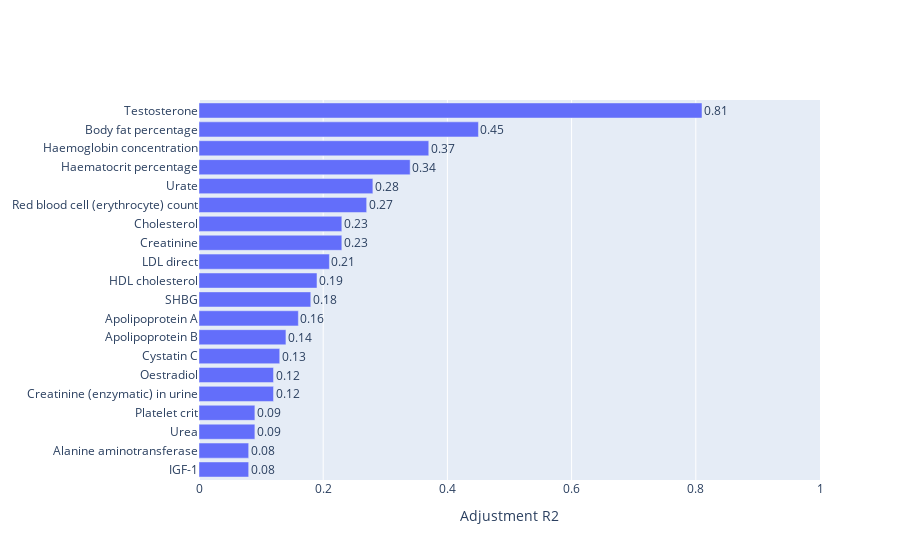

The cell this chart's notebook holds for it:
### Code cell
# can split by contribution (e.g. max value times weight)
annotationsList = [dict(
                x=xi,
                y=yi,
                text=str(xi),
                xanchor='left',
                yanchor='auto',
                showarrow=False,
            ) for xi, yi in zip(adjustment_barplot.adjustment_r2[::-1], range(num_traits))]

fig = go.Figure(go.Bar(
            x=adjustment_barplot.adjustment_r2[::-1],
            y=adjustment_barplot.phenotype[::-1],
            orientation='h'),
               layout={"xaxis_range": (0, 1),
                      "annotations": annotationsList,
                      "xaxis_title": "Adjustment R2",
                      "height": 600})

fig.show()

### Figure 1 — Plotly figure (JSON) as saved in the notebook; plotly's stock layout.template omitted (floating-point values rounded to 4 significant figures)
{"data": [{"orientation": "h", "type": "bar", "x": [0.08, 0.08, 0.09, 0.09, 0.12, 0.12, 0.13, 0.14, 0.16, 0.18, 0.19, 0.21, 0.23, 0.23, 0.27, 0.28, 0.34, 0.37, 0.45, 0.81], "y": ["IGF-1", "Alanine aminotransferase", "Urea", "Platelet crit", "Creatinine (enzymatic) in urine", "Oestradiol", "Cystatin C", "Apolipoprotein B", "Apolipoprotein A", "SHBG", "HDL cholesterol", "LDL direct", "Creatinine", "Cholesterol", "Red blood cell (erythrocyte) count", "Urate", "Haematocrit percentage", "Haemoglobin concentration", "Body fat percentage", "Testosterone"]}], "layout": {"annotations": [{"showarrow": false, "text": "0.08", "x": 0.08, "xanchor": "left", "y": 0, "yanchor": "auto"}, {"showarrow": false, "text": "0.08", "x": 0.08, "xanchor": "left", "y": 1, "yanchor": "auto"}, {"showarrow": false, "text": "0.09", "x": 0.09, "xanchor": "left", "y": 2, "yanchor": "auto"}, {"showarrow": false, "text": "0.09", "x": 0.09, "xanchor": "left", "y": 3, "yanchor": "auto"}, {"showarrow": false, "text": "0.12", "x": 0.12, "xanchor": "left", "y": 4, "yanchor": "auto"}, {"showarrow": false, "text": "0.12", "x": 0.12, "xanchor": "left", "y": 5, "yanchor": "auto"}, {"showarrow": false, "text": "0.13", "x": 0.13, "xanchor": "left", "y": 6, "yanchor": "auto"}, {"showarrow": false, "text": "0.14", "x": 0.14, "xanchor": "left", "y": 7, "yanchor": "auto"}, {"showarrow": false, "text": "0.16", "x": 0.16, "xanchor": "left", "y": 8, "yanchor": "auto"}, {"showarrow": false, "text": "0.18", "x": 0.18, "xanchor": "left", "y": 9, "yanchor": "auto"}, {"showarrow": false, "text": "0.19", "x": 0.19, "xanchor": "left", "y": 10, "yanchor": "auto"}, {"showarrow": false, "text": "0.21", "x": 0.21, "xanchor": "left", "y": 11, "yanchor": "auto"}, {"showarrow": false, "text": "0.23", "x": 0.23, "xanchor": "left", "y": 12, "yanchor": "auto"}, {"showarrow": false, "text": "0.23", "x": 0.23, "xanchor": "left", "y": 13, "yanchor": "auto"}, {"showarrow": false, "text": "0.27", "x": 0.27, "xanchor": "left", "y": 14, "yanchor": "auto"}, {"showarrow": false, "text": "0.28", "x": 0.28, "xanchor": "left", "y": 15, "yanchor": "auto"}, {"showarrow": false, "text": "0.34", "x": 0.34, "xanchor": "left", "y": 16, "yanchor": "auto"}, {"showarrow": false, "text": "0.37", "x": 0.37, "xanchor": "left", "y": 17, "yanchor": "auto"}, {"showarrow": false, "text": "0.45", "x": 0.45, "xanchor": "left", "y": 18, "yanchor": "auto"}, {"showarrow": false, "text": "0.81", "x": 0.81, "xanchor": "left", "y": 19, "yanchor": "auto"}], "autosize": true, "xaxis": {"range": [0, 1], "title": {"text": "Adjustment R2"}, "type": "linear"}, "yaxis": {"autorange": true, "range": [-0.5, 19.5], "type": "category"}}}
